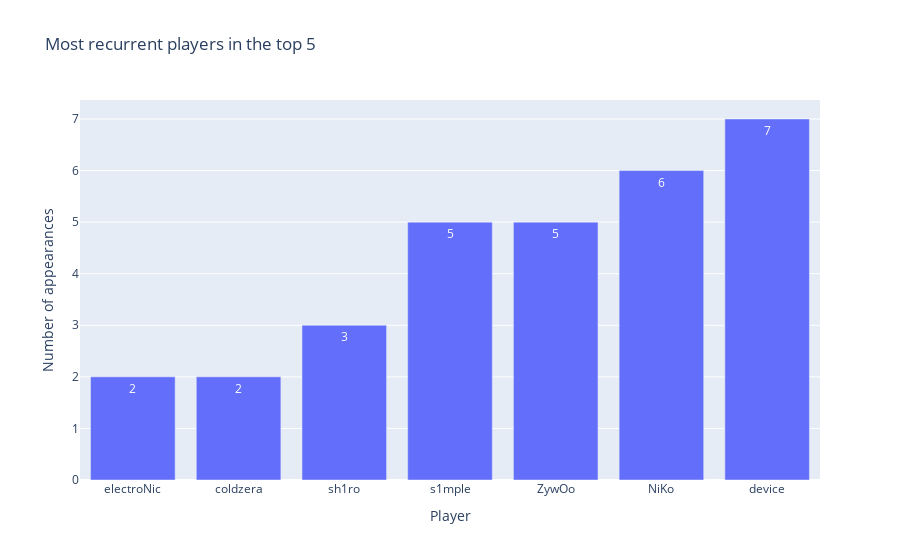

Here is the notebook cell this chart was saved with:
### Code cell
# Show most recurrent top 5 players (2 or more occurrences)
df = pd.read_csv('files/dataframe.csv')

# Stores the top 5 players for each year
top5_per_year = []
for year, group in grouped:
    top5 = group.head(5)
    top5_per_year.append(top5)


df_top5 = pd.concat(top5_per_year)

overall_top_players = df_top5['Name'].value_counts()
df_top_players = overall_top_players.to_frame()

df_top_players = df_top_players.reset_index()

df_top_players.columns = ["Name","Count"] 
df_top_players = df_top_players[df_top_players['Count'] >= 2]
df_top_players = df_top_players.sort_values('Count', ascending=True)

fig = px.bar(df_top_players, x='Name', y='Count', text='Count', height=400,
             title = "Most recurrent players in the top 5", labels={'Name': 'Player', 'Count': 'Number of appearances'})
fig.show()

### Figure 1 — Plotly figure (JSON) as saved in the notebook; plotly's stock layout.template omitted (floating-point values rounded to 4 significant figures)
{"data": [{"alignmentgroup": "True", "hovertemplate": "Player=%{x}<br>Number of appearances=%{text}<extra></extra>", "legendgroup": "", "marker": {"color": "#636efa", "pattern": {"shape": ""}}, "name": "", "offsetgroup": "", "orientation": "v", "showlegend": false, "text": [2, 2, 3, 5, 5, 6, 7], "textposition": "auto", "type": "bar", "x": ["electroNic", "coldzera", "sh1ro", "s1mple", "ZywOo", "NiKo", "device"], "xaxis": "x", "y": [2, 2, 3, 5, 5, 6, 7], "yaxis": "y"}], "layout": {"autosize": true, "barmode": "relative", "legend": {"tracegroupgap": 0}, "title": {"text": "Most recurrent players in the top 5"}, "xaxis": {"anchor": "y", "autorange": true, "domain": [0, 1], "range": [-0.5, 6.5], "title": {"text": "Player"}, "type": "category"}, "yaxis": {"anchor": "x", "autorange": true, "domain": [0, 1], "range": [0, 7.368], "title": {"text": "Number of appearances"}, "type": "linear"}}}
